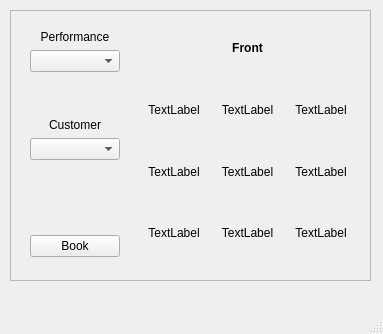
<?xml version="1.0" encoding="UTF-8"?>
<ui version="4.0">
 <class>SeatBooking</class>
 <widget class="QMainWindow" name="SeatBooking">
  <property name="geometry">
   <rect>
    <x>0</x>
    <y>0</y>
    <width>383</width>
    <height>334</height>
   </rect>
  </property>
  <property name="windowTitle">
   <string>Seat Booking</string>
  </property>
  <widget class="QWidget" name="centralwidget">
   <widget class="QFrame" name="Bookingframe">
    <property name="geometry">
     <rect>
      <x>10</x>
      <y>10</y>
      <width>361</width>
      <height>271</height>
     </rect>
    </property>
    <property name="frameShape">
     <enum>QFrame::StyledPanel</enum>
    </property>
    <property name="frameShadow">
     <enum>QFrame::Raised</enum>
    </property>
    <widget class="QWidget" name="gridLayoutWidget">
     <property name="geometry">
      <rect>
       <x>130</x>
       <y>10</y>
       <width>215</width>
       <height>241</height>
      </rect>
     </property>
     <layout class="QGridLayout" name="SeatLayout">
      <item row="1" column="0">
       <widget class="SeatLabel" name="A1C1">
        <property name="text">
         <string>TextLabel</string>
        </property>
        <property name="alignment">
         <set>Qt::AlignCenter</set>
        </property>
       </widget>
      </item>
      <item row="3" column="0">
       <widget class="SeatLabel" name="C1C1">
        <property name="text">
         <string>TextLabel</string>
        </property>
        <property name="alignment">
         <set>Qt::AlignCenter</set>
        </property>
       </widget>
      </item>
      <item row="1" column="1">
       <widget class="SeatLabel" name="A2C2">
        <property name="text">
         <string>TextLabel</string>
        </property>
        <property name="alignment">
         <set>Qt::AlignCenter</set>
        </property>
       </widget>
      </item>
      <item row="2" column="1">
       <widget class="SeatLabel" name="B2C2">
        <property name="text">
         <string>TextLabel</string>
        </property>
        <property name="alignment">
         <set>Qt::AlignCenter</set>
        </property>
       </widget>
      </item>
      <item row="2" column="0">
       <widget class="SeatLabel" name="B1C1">
        <property name="text">
         <string>TextLabel</string>
        </property>
        <property name="alignment">
         <set>Qt::AlignCenter</set>
        </property>
       </widget>
      </item>
      <item row="0" column="1">
       <widget class="QLabel" name="Front_Label">
        <property name="font">
         <font>
          <weight>75</weight>
          <bold>true</bold>
         </font>
        </property>
        <property name="text">
         <string>Front</string>
        </property>
        <property name="scaledContents">
         <bool>false</bool>
        </property>
        <property name="alignment">
         <set>Qt::AlignCenter</set>
        </property>
       </widget>
      </item>
      <item row="1" column="2">
       <widget class="SeatLabel" name="A3C3">
        <property name="enabled">
         <bool>true</bool>
        </property>
        <property name="text">
         <string>TextLabel</string>
        </property>
        <property name="alignment">
         <set>Qt::AlignCenter</set>
        </property>
       </widget>
      </item>
      <item row="2" column="2">
       <widget class="SeatLabel" name="B3C3">
        <property name="text">
         <string>TextLabel</string>
        </property>
        <property name="alignment">
         <set>Qt::AlignCenter</set>
        </property>
       </widget>
      </item>
      <item row="3" column="2">
       <widget class="SeatLabel" name="C3C3">
        <property name="text">
         <string>TextLabel</string>
        </property>
        <property name="alignment">
         <set>Qt::AlignCenter</set>
        </property>
       </widget>
      </item>
      <item row="3" column="1">
       <widget class="SeatLabel" name="C2C2">
        <property name="text">
         <string>TextLabel</string>
        </property>
        <property name="alignment">
         <set>Qt::AlignCenter</set>
        </property>
       </widget>
      </item>
     </layout>
    </widget>
    <widget class="QWidget" name="verticalLayoutWidget">
     <property name="geometry">
      <rect>
       <x>20</x>
       <y>20</y>
       <width>90</width>
       <height>227</height>
      </rect>
     </property>
     <layout class="QVBoxLayout" name="BookingLayout">
      <item>
       <widget class="QLabel" name="label_12">
        <property name="text">
         <string>Performance</string>
        </property>
        <property name="alignment">
         <set>Qt::AlignCenter</set>
        </property>
       </widget>
      </item>
      <item>
       <widget class="QComboBox" name="Performance_comboBox"/>
      </item>
      <item>
       <spacer name="verticalSpacer_2">
        <property name="orientation">
         <enum>Qt::Vertical</enum>
        </property>
        <property name="sizeType">
         <enum>QSizePolicy::Fixed</enum>
        </property>
        <property name="sizeHint" stdset="0">
         <size>
          <width>20</width>
          <height>40</height>
         </size>
        </property>
       </spacer>
      </item>
      <item>
       <widget class="QLabel" name="label_13">
        <property name="text">
         <string>Customer</string>
        </property>
        <property name="alignment">
         <set>Qt::AlignCenter</set>
        </property>
       </widget>
      </item>
      <item>
       <widget class="QComboBox" name="Cust_comboBox"/>
      </item>
      <item>
       <spacer name="verticalSpacer">
        <property name="orientation">
         <enum>Qt::Vertical</enum>
        </property>
        <property name="sizeType">
         <enum>QSizePolicy::MinimumExpanding</enum>
        </property>
        <property name="sizeHint" stdset="0">
         <size>
          <width>20</width>
          <height>40</height>
         </size>
        </property>
       </spacer>
      </item>
      <item>
       <widget class="QPushButton" name="Book_PushButton">
        <property name="text">
         <string>Book</string>
        </property>
       </widget>
      </item>
     </layout>
    </widget>
   </widget>
  </widget>
  <widget class="QMenuBar" name="menubar">
   <property name="geometry">
    <rect>
     <x>0</x>
     <y>0</y>
     <width>383</width>
     <height>22</height>
    </rect>
   </property>
  </widget>
  <widget class="QStatusBar" name="statusbar"/>
 </widget>
 <customwidgets>
  <customwidget>
   <class>SeatLabel</class>
   <extends>QLabel</extends>
   <header>SeatLabel</header>
  </customwidget>
 </customwidgets>
 <resources/>
 <connections/>
</ui>
